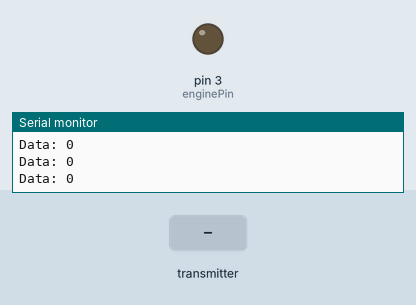
This sketch was run on a simulated Arduino Uno, built with avr-gcc and run on an emulated ATmega328P. Shown: output pins drawn as LEDs (lit = HIGH), the last lines printed to the serial monitor. The inputs (shaded band) are chosen by the test bench. No radio packets arrive unless stated.

Above: at 2.2 s.
2.3 s: the transmitter starts sending data = 1023
At 3.6 s:
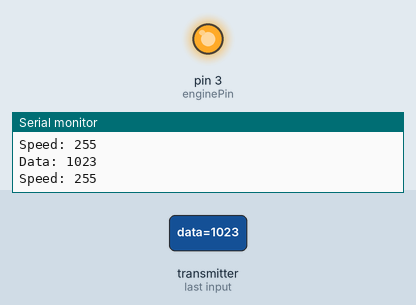
4.0 s: the transmitter starts sending data = 0
At 5.0 s:
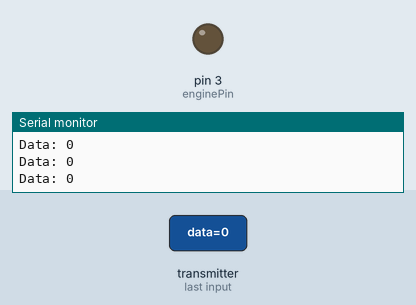
Timing chart, 0 to 7.0 s (numbered marks = the images above; inputs shaded):
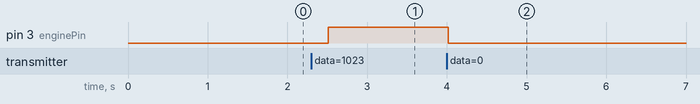

Measured:
- after the input at 2.3 s, pin 3 (enginePin): LOW → HIGH after 0.21 s
- after the input at 4.0 s, pin 3 (enginePin): HIGH → LOW at once

The sketch:

rfreceiver.ino
```cpp
#include <SPI.h>
#include <RF24.h>

RF24 myRadio (8, 10);

int data;
int enginePin = 3;

void setup()
{
  Serial.begin(9600);
  delay(1000);
  myRadio.begin();
  myRadio.setChannel(115);
  myRadio.setPALevel(RF24_PA_MIN);
  myRadio.setDataRate( RF24_250KBPS ) ;

  pinMode(enginePin, OUTPUT);
}
void loop() {
  myRadio.openReadingPipe(1, 0xF0F0F0F0AA);
  myRadio.startListening();
  if ( myRadio.available())
  {
    while (myRadio.available())
    {
      myRadio.read( &data, sizeof(data) );
    }
  }
  Serial.print("Data: ");
  Serial.println(data);
  speedfunc(data);
  delay(300);


}

void speedfunc(int data){
  if(data>550){
    int Speed=map(data, 550, 1023, 0, 255);
    analogWrite(enginePin, Speed);
    Serial.print("Speed: ");
    Serial.println(Speed);
  }
  else{
    analogWrite(enginePin, 0);
  }
}
```
